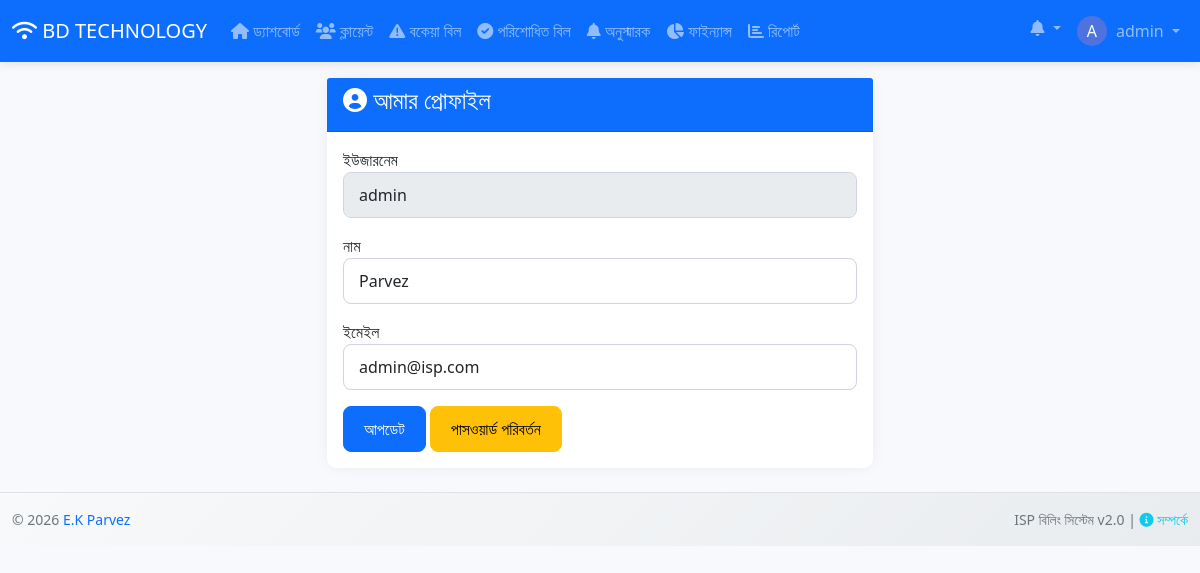
Screenshot of /pages/profile.php (signed in) with the database file from the repository.
### tables this page shows
CREATE TABLE `settings` (
  `id` int(11) NOT NULL,
  `setting_key` varchar(50) DEFAULT NULL,
  `setting_value` text DEFAULT NULL
);

CREATE TABLE `users` (
  `id` int(11) NOT NULL,
  `username` varchar(50) NOT NULL,
  `name` varchar(100) DEFAULT NULL,
  `password` varchar(255) NOT NULL,
  `email` varchar(100) DEFAULT NULL,
  `role` varchar(50) DEFAULT 'user',
  `status` varchar(20) DEFAULT 'active',
  `created_at` timestamp NOT NULL DEFAULT current_timestamp()
);

### pages/profile.php (the view, shortened to what this page needs)
<?php
require_once '../includes/config.php';
require_once '../includes/header.php';
$user_id = $_SESSION['user_id'];
$user_query = "SELECT * FROM users WHERE id = '$user_id'";
$user_result = mysqli_query($conn, $user_query);
$user = mysqli_fetch_assoc($user_result);
?>
<div class="container">
    <div class="row">
        <div class="col-md-6 offset-md-3">
            <div class="card">
                <div class="card-header bg-primary text-white">
                    <h4><i class="fas fa-user-circle"></i> আমার প্রোফাইল</h4>
                </div>
                <div class="card-body">
                    <form method="POST">
                        <div class="mb-3">
                            <label>ইউজারনেম</label>
                            <input type="text" class="form-control" value="<?php echo $user['username']; ?>" readonly>
                        </div>
                        <div class="mb-3">
                            <label>নাম</label>
                            <input type="text" name="name" class="form-control" value="<?php echo $user['name'] ?? $user['username']; ?>" required>
                        </div>
                        <div class="mb-3">
                            <label>ইমেইল</label>
                            <input type="email" name="email" class="form-control" value="<?php echo $user['email'] ?? ''; ?>">
                        </div>
                        <button type="submit" class="btn btn-primary">আপডেট</button>
                        <a href="change_password.php" class="btn btn-warning">পাসওয়ার্ড পরিবর্তন</a>
                    </form>
                </div>
            </div>
        </div>
    </div>
</div>
<?php require_once '../includes/footer.php'; ?>

### includes/header.php (shortened to what this page needs)
<?php
require_once 'config.php';
?>
<!DOCTYPE html>
<html lang="bn">
<head>
    <link href="https://cdn.jsdelivr.net/npm/bootstrap@5.1.3/dist/css/bootstrap.min.css" rel="stylesheet">
    <link rel="stylesheet" href="https://cdnjs.cloudflare.com/ajax/libs/font-awesome/6.0.0/css/all.min.css">
    <link href="../assets/css/style.css" rel="stylesheet">
</head>
<body>
    <nav class="navbar navbar-expand-lg navbar-dark bg-primary">
        <div class="container-fluid">
                <?php
$company_query = "SELECT setting_value FROM settings WHERE setting_key = 'company_name'";
$company_result = mysqli_query($conn, $company_query);
$db_company_name = ($company_result && mysqli_num_rows($company_result) > 0)
                   ? mysqli_fetch_assoc($company_result)['setting_value']
                   : 'ISP বিলিং সিস্টেম';
?>
<a class="navbar-brand" href="../pages/dashboard.php">
    <i class="fas fa-wifi"></i>
    <?php echo htmlspecialchars($db_company_name); ?>
</a>
            <div class="collapse navbar-collapse" id="navbarNav">
                <ul class="navbar-nav me-auto">
                    <li class="nav-item">
                        <a class="nav-link" href="../pages/dashboard.php">
                            <i class="fas fa-home"></i> ড্যাশবোর্ড
                        </a>
                    </li>
                    <li class="nav-item">
                        <a class="nav-link" href="../pages/clients.php">
                            <i class="fas fa-users"></i> ক্লায়েন্ট
                        </a>
                    </li>
                    <li class="nav-item">
                        <a class="nav-link" href="../pages/due_bills.php">
                            <i class="fas fa-exclamation-triangle"></i> বকেয়া বিল
                        </a>
                    </li>
                    <li class="nav-item">
                        <a class="nav-link" href="../pages/paid_bills.php">
                            <i class="fas fa-check-circle"></i> পরিশোধিত বিল
                        </a>
                    </li>
                    <li class="nav-item">
                        <a class="nav-link" href="../pages/due_reminder.php">
                            <i class="fas fa-bell"></i> অনুস্মারক
                        </a>
                    </li>
                    <li class="nav-item">
    <a class="nav-link" href="../pages/expenses.php">
        <i class="fas fa-chart-pie"></i> ফাইন্যান্স
    </a>
</li>
                    <li class="nav-item">
                        <a class="nav-link" href="../pages/reports.php">
                            <i class="fas fa-chart-bar"></i> রিপোর্ট
                        </a>
                    </li>
                </ul>
                <ul class="navbar-nav">
                    <li class="nav-item dropdown">
                        <a class="nav-link dropdown-toggle" href="#" id="notificationDropdown" role="button" data-bs-toggle="dropdown">
                            <i class="fas fa-bell"></i>
                        </a>
                    </li>
                    <li class="nav-item dropdown">
                        <a class="nav-link dropdown-toggle" href="#" id="userDropdown" role="button" data-bs-toggle="dropdown">
                            <span class="user-avatar">
                                <?php echo strtoupper(substr($_SESSION['username'] ?? 'A', 0, 1)); ?>
                            </span>
                            <?php echo $_SESSION['username'] ?? 'Admin'; ?>
                        </a>
                    </li>
                </ul>
            </div>
        </div>
    </nav>
    <div class="container-fluid mt-3">

### assets/css/style.css (style rules this page uses)
:root { --primary-color: #4e73df; --success-color: #1cc88a; --info-color: #36b9cc; --warning-color: #f6c23e; --danger-color: #e74a3b; }
body { background-color: #f8f9fc; font-family: 'Segoe UI', Tahoma, Geneva, Verdana, sans-serif; }
.navbar { box-shadow: 0 2px 10px rgba(0,0,0,0.1); }
.card { border: none; border-radius: 10px; box-shadow: 0 0 15px rgba(0,0,0,0.05); transition: transform 0.2s; }
.btn { border-radius: 8px; padding: 10px 20px; font-weight: 500; transition: all 0.3s; }
.form-control, .form-select { border-radius: 8px; border: 1px solid #d1d3e2; padding: 10px 15px; }

### includes/header.php (style rules this page uses)
.user-avatar { width: 30px; height: 30px; border-radius: 50%; background: #4e73df; color: white; display: inline-flex; align-items: center; justify-content: center; margin-right: 5px; }

### rows the page displays
settings: setting_value "BD TECHNOLOGY"
users: username "admin", name "Parvez", email "admin@isp.com"

### other values shown
substr($_SESSION['username'] ?? 'A', 0, 1) "A"
$_SESSION['username'] "admin"
